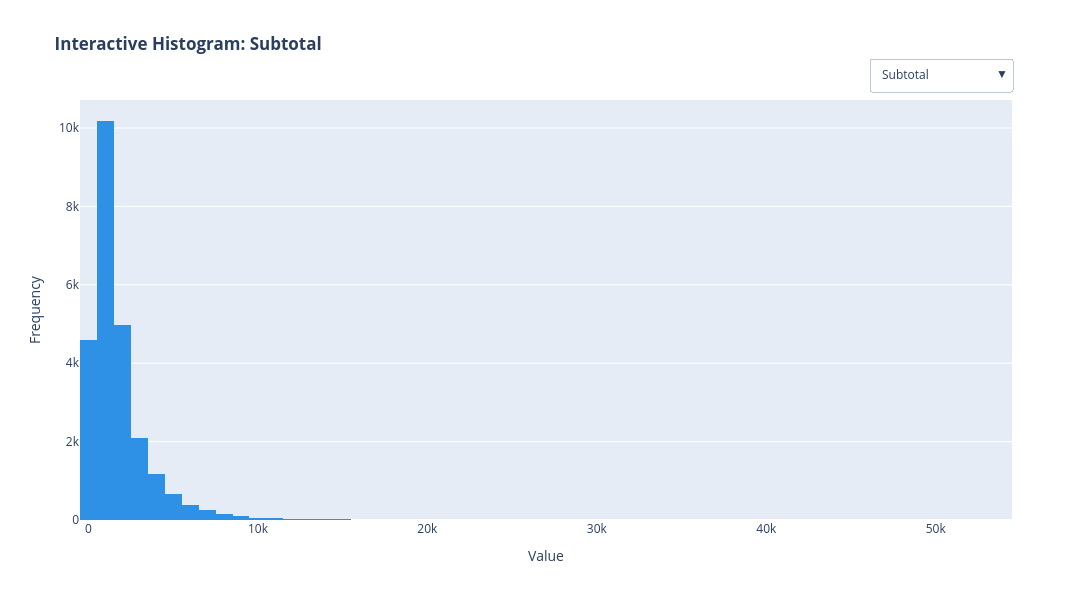

Source (notebook cell):
### Code cell
colors = pc.qualitative.Dark24[:len(numerical_columns)] 

fig = go.Figure()

for i, (column, color) in enumerate(zip(numerical_columns, colors)):
    fig.add_trace(
        go.Histogram(
            x=df[column], 
            name=column, 
            nbinsx=100, 
            opacity=1,
            marker_color=color,  
            visible=True if i == 0 else False  
        )
    )

dropdown_buttons = [
    {
        "label": column,
        "method": "update",
        "args": [
            {"visible": [i == j for j in range(len(numerical_columns))]},  
            {"title": f"<b>Interactive Histogram: {column}</b>"}
        ]
    }
    for i, column in enumerate(numerical_columns)
]

fig.update_layout(
    title=f"<b>Interactive Histogram: {numerical_columns[0]}</b>",
    xaxis_title="Value",
    yaxis_title="Frequency",
    updatemenus=[{
        "buttons": dropdown_buttons,
        "direction": "down",
        "showactive": True,
        "x": 1,
        "y": 1.10
    }],
    height=600,
    width=1280,
    barmode='overlay'
)

fig.show()

### Figure 1 — Plotly figure (JSON) as saved in the notebook; plotly's stock layout.template omitted (floating-point values rounded to 4 significant figures; data arrays with more than 128 entries replaced by an {"elided": "..."} marker saying what was removed)
{"data": [{"marker": {"color": "#2E91E5"}, "name": "Subtotal", "nbinsx": 100, "opacity": 1, "type": "histogram", "visible": true, "x": {"elided": "24856 float values"}}, {"marker": {"color": "#E15F99"}, "name": "Shipping", "nbinsx": 100, "opacity": 1, "type": "histogram", "visible": false, "x": {"elided": "24856 float values"}}, {"marker": {"color": "#1CA71C"}, "name": "Total", "nbinsx": 100, "opacity": 1, "type": "histogram", "visible": false, "x": {"elided": "24856 float values"}}, {"marker": {"color": "#FB0D0D"}, "name": "Discount Amount", "nbinsx": 100, "opacity": 1, "type": "histogram", "visible": false, "x": {"elided": "24856 float values"}}, {"marker": {"color": "#DA16FF"}, "name": "Refunded Amount", "nbinsx": 100, "opacity": 1, "type": "histogram", "visible": false, "x": {"elided": "24856 float values"}}, {"marker": {"color": "#222A2A"}, "name": "item_count", "nbinsx": 100, "opacity": 1, "type": "histogram", "visible": false, "x": {"elided": "24856 int values"}}], "layout": {"barmode": "overlay", "height": 600, "title": {"text": "<b>Interactive Histogram: Subtotal</b>"}, "updatemenus": [{"buttons": [{"args": [{"visible": [true, false, false, false, false, false]}, {"title": "<b>Interactive Histogram: Subtotal</b>"}], "label": "Subtotal", "method": "update"}, {"args": [{"visible": [false, true, false, false, false, false]}, {"title": "<b>Interactive Histogram: Shipping</b>"}], "label": "Shipping", "method": "update"}, {"args": [{"visible": [false, false, true, false, false, false]}, {"title": "<b>Interactive Histogram: Total</b>"}], "label": "Total", "method": "update"}, {"args": [{"visible": [false, false, false, true, false, false]}, {"title": "<b>Interactive Histogram: Discount Amount</b>"}], "label": "Discount Amount", "method": "update"}, {"args": [{"visible": [false, false, false, false, true, false]}, {"title": "<b>Interactive Histogram: Refunded Amount</b>"}], "label": "Refunded Amount", "method": "update"}, {"args": [{"visible": [false, false, false, false, false, true]}, {"title": "<b>Interactive Histogram: item_count</b>"}], "label": "item_count", "method": "update"}], "direction": "down", "showactive": true, "x": 1, "y": 1.1}], "width": 1280, "xaxis": {"title": {"text": "Value"}}, "yaxis": {"title": {"text": "Frequency"}}}}
